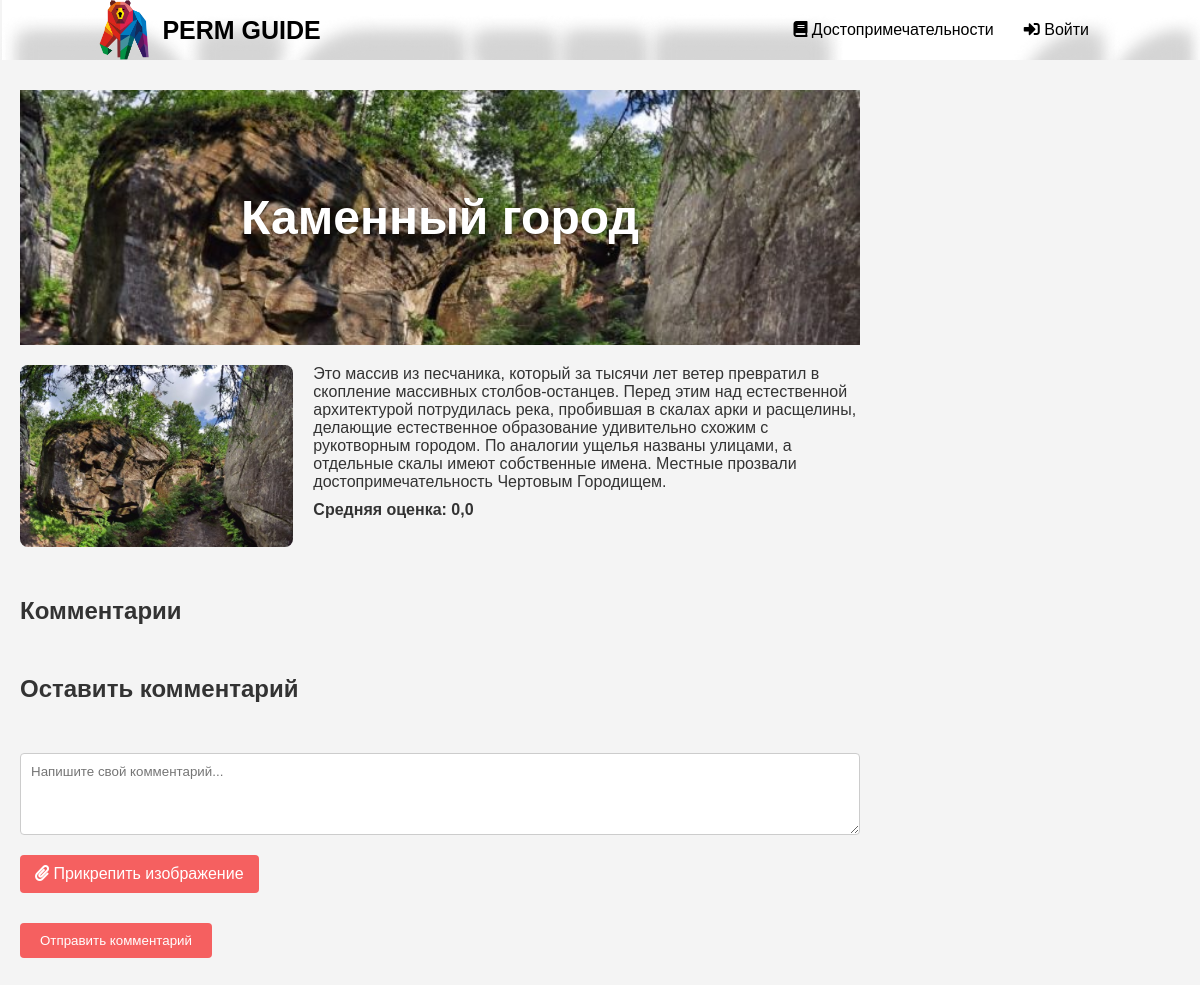
The app's page /sight/2/ with its own data.
### gid/models.py (models this page shows, shortened)
class Sight(models.Model):
    name = models.CharField(max_length=128, verbose_name='Название')
    description = models.TextField(verbose_name='Описание')
    image = models.ImageField(upload_to='sight_images', verbose_name='Изображение')
    def average_rating(self):
        ratings = self.rating_set.all()
        if ratings.exists():
            return ratings.aggregate(Avg('score'))['score__avg']
        return 0.0
    class Meta:
        verbose_name = 'Достопримечательность'
        verbose_name_plural = 'Достопримечательности'

### gid/views.py (the view, shortened to what this page needs)
# urls.py: path('sight/<int:sight_id>/', views.sight_detail, name='sight_detail'),
def sight_detail(request, sight_id):
    sight = get_object_or_404(Sight, pk=sight_id)
    form = RatingForm()
    note_form = UserNoteForm()
    comments = Comment.objects.filter(sight=sight)
    user_note = None
    events = sight.events.all()
    user_visited = False
    if request.user.is_authenticated:
        user_visited = Visit.objects.filter(user=request.user, sight=sight).exists()
    return render(request, 'gid/sight_detail.html', {
        'sight': sight,
        'form': form,
        'note_form': note_form,
        'comments': comments,
        'user_note': user_note,
        'user_visited': user_visited,
        'events': events,
    })

### gid/forms.py
class RatingForm(forms.ModelForm):
    class Meta:
        model = Rating
        fields = ['score']
        widgets = {
            'score': forms.NumberInput(attrs={'min': 1, 'max': 5})
        }

class UserNoteForm(forms.ModelForm):
    class Meta:
        model = UserNote
        fields = ['text']
        widgets = {
            'text': forms.Textarea(attrs={'rows': 4, 'cols': 50, 'class': 'note-textarea'}),
        }

### gid/templates/gid/sight_detail.html (shortened to what this page needs)
{% load static %}
<html lang="en">
<head>
    <link rel="stylesheet" href="{% static 'css/sight_detail.css' %}">
    <link rel="stylesheet" href="https://cdnjs.cloudflare.com/ajax/libs/font-awesome/5.15.4/css/all.min.css">
</head>
<body>
    <div class="header" style="background-image: url('{% static 'img/img.png' %}')">
        <div class="logo-container">
            <img src="{% static 'img/logo.png' %}" alt="Logo" class="logo-image">
            <a href="{% url 'index' %}" class="logo">PERM GUIDE</a>
        </div>
        <nav>
            <ul>
                <li>
                    <a href="{% url 'catalog' %}"><i class="fas fa-book"></i> Достопримечательности</a>
                </li>
                {% if not user.is_authenticated %}
                <li>
                    <a href="{% url 'login' %}"><i class="fas fa-sign-in-alt"></i> Войти</a>
                </li>
                {% endif %}
            </ul>
        </nav>
    </div>
    <div class="content-container">
        <div class="main-content">
            <section class="sight-header" style="background-image: url('{{ sight.image.url }}')">
                <h1>{{ sight.name }}</h1>
            </section>
           <section class="sight-details">
    <div class="image-container">
        <img src="{{ sight.image.url }}" alt="{{ sight.name }}">
    </div>
    <div class="description">
        <p>{{ sight.description }}</p>
        <p class="rating">Средняя оценка: {{ sight.average_rating }}</p>
    </div>
</section>
<section class="comments">
    <div class="comments-header">
        <h2>Комментарии</h2>
    </div>
</section>
<section class="comment-form">
    <h2>Оставить комментарий</h2>
    <form action="{% url 'comment_submit' sight.id %}" method="post" enctype="multipart/form-data" class="comment-form" id="commentForm">
        <div class="form-group">
            <textarea name="text" rows="4" cols="50" class="comment-textarea" placeholder="Напишите свой комментарий..."></textarea>
        </div>
        <div class="form-group">
            <label for="id_image" class="upload-label">
                <i class="fas fa-paperclip"></i> Прикрепить изображение
            </label>
        </div>
        <div class="form-group">
            <button type="submit" class="comment-submit-btn">Отправить комментарий</button>
        </div>
    </form>
</section>
        </div>
    </div>
</body>
</html>

### static/css/sight_detail.css (style rules this page uses)
* { margin: 0; padding: 0; box-sizing: border-box; font-family: "Poppins", sans-serif; list-style: none; text-decoration: none; }
body { background-color: #f4f4f4; color: #333; }
.header { position: fixed; top: 0; left: 0; right: 0; display: flex; justify-content: space-between; align-items: center; padding: 0 8%; z-index: 1000; }
.logo-container { display: flex; align-items: center; }
.logo-image { height: 60px; margin-right: 10px; align-self: center; }
.logo { font-size: 25px; font-weight: 900; color: black; }
.header nav ul li { position: relative; float: left; }
.header nav ul li a { padding: 15px; color: #000; font-size: 16px; display: block; }
.content-container { display: flex; padding-top: 70px; }
.main-content { flex: 1; padding: 20px; max-width: calc(100% - 320px); margin: 0; }
.sight-header { background-size: cover; background-position: center; padding: 100px 20px; color: #fff; text-align: center; margin-bottom: 20px; }
.sight-header h1 { font-size: 3em; text-shadow: 0 2px 4px rgba(0, 0, 0, 0.5); }
.sight-details { display: flex; gap: 20px; margin-bottom: 20px; }
.image-container { flex: 1; }
.image-container img { width: 100%; border-radius: 8px; }
.description { flex: 2; }
.description p { margin-bottom: 10px; }
.rating { font-weight: bold; }
.comments { margin-top: 50px; }
.comments-header h2 { margin-bottom: 20px; color: #333; }
.comment-form { margin-top: 50px; }
.comment-form h2 { margin-bottom: 20px; color: #333; }
.comment-form .form-group { margin-bottom: 20px; }
.comment-form .comment-textarea { width: 100%; padding: 10px; border: 1px solid #ccc; border-radius: 4px; }
.comment-form .comment-submit-btn { padding: 10px 20px; background-color: #F56060; color: #fff; border: none; border-radius: 4px; cursor: pointer; transition: background-color 0.3s ease; }
.upload-label { display: inline-block; padding: 10px 15px; background-color: #F56060; color: #fff; border-radius: 4px; cursor: pointer; transition: background-color 0.3s ease; }

### records on screen
Sight: image (picture), name "Каменный город", description "Это массив из песчаника, который за тысячи лет ветер превратил в скопление массивных столбов-останцев. Перед этим над естественной архитектурой потрудилась река, пробившая в скалах арки и расщелины, делающие естественное образование удивительно схожим с рукотворным городом. По аналогии ущелья названы улицами, а отдельные скалы имеют собственные имена. Местные прозвали достопримечательность Чертовым Городищем.", average_rating "0,0"
